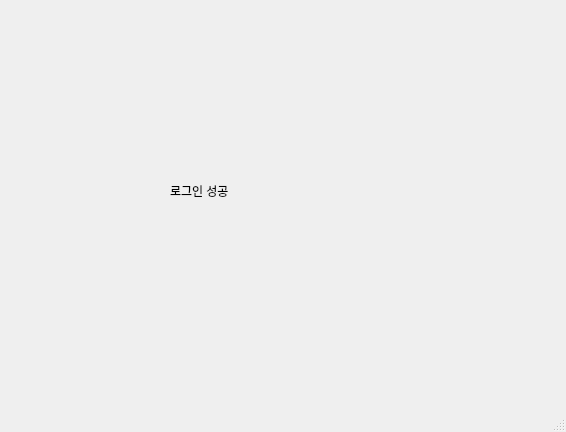
<?xml version="1.0" encoding="UTF-8"?>
<ui version="4.0">
 <class>MainWindow</class>
 <widget class="QMainWindow" name="MainWindow">
  <property name="geometry">
   <rect>
    <x>0</x>
    <y>0</y>
    <width>566</width>
    <height>432</height>
   </rect>
  </property>
  <property name="windowTitle">
   <string>MainWindow</string>
  </property>
  <widget class="QWidget" name="centralwidget">
   <widget class="QLabel" name="label">
    <property name="geometry">
     <rect>
      <x>170</x>
      <y>120</y>
      <width>211</width>
      <height>141</height>
     </rect>
    </property>
    <property name="styleSheet">
     <string notr="true">font: 75 16pt &quot;Arial&quot;;</string>
    </property>
    <property name="text">
     <string>로그인 성공</string>
    </property>
   </widget>
  </widget>
  <widget class="QMenuBar" name="menubar">
   <property name="geometry">
    <rect>
     <x>0</x>
     <y>0</y>
     <width>566</width>
     <height>21</height>
    </rect>
   </property>
  </widget>
  <widget class="QStatusBar" name="statusbar"/>
 </widget>
 <resources/>
 <connections/>
</ui>
